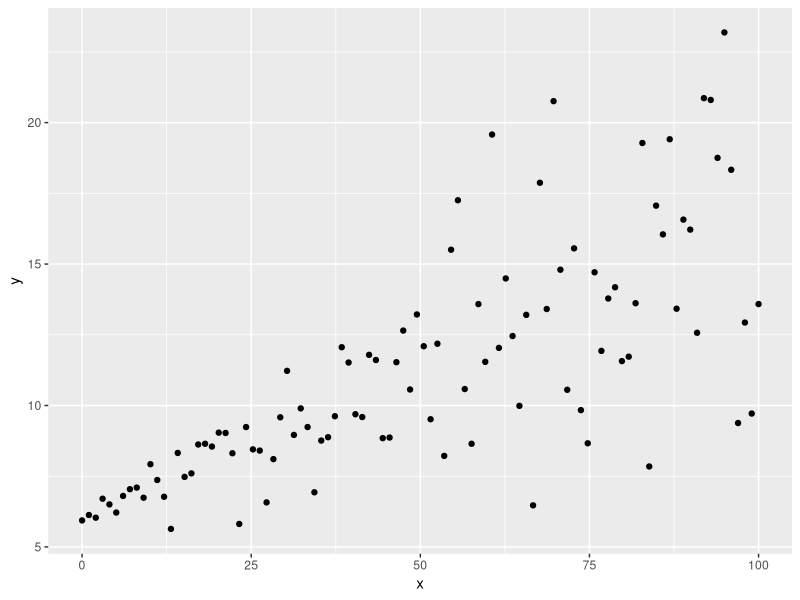
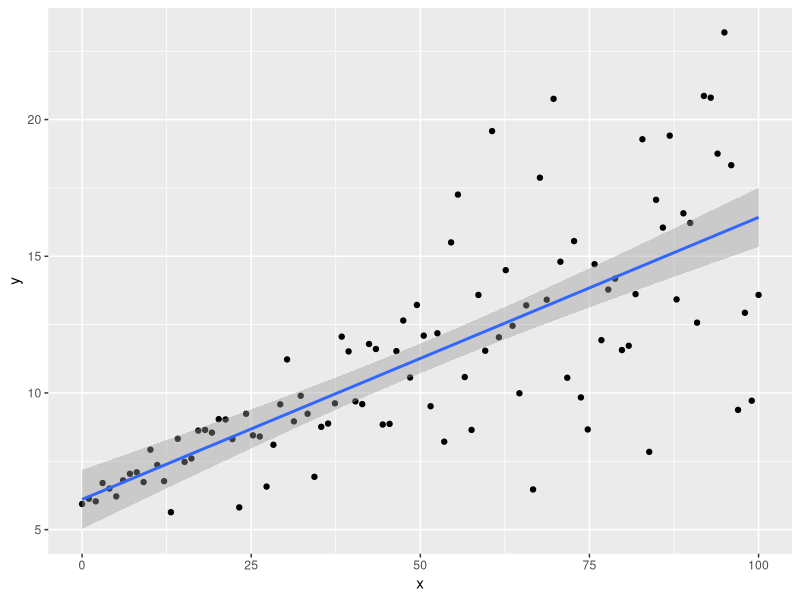
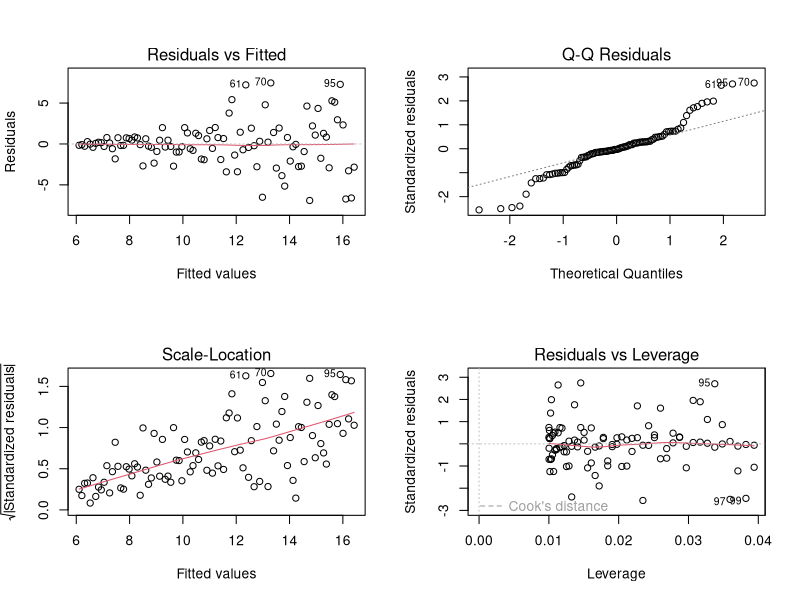
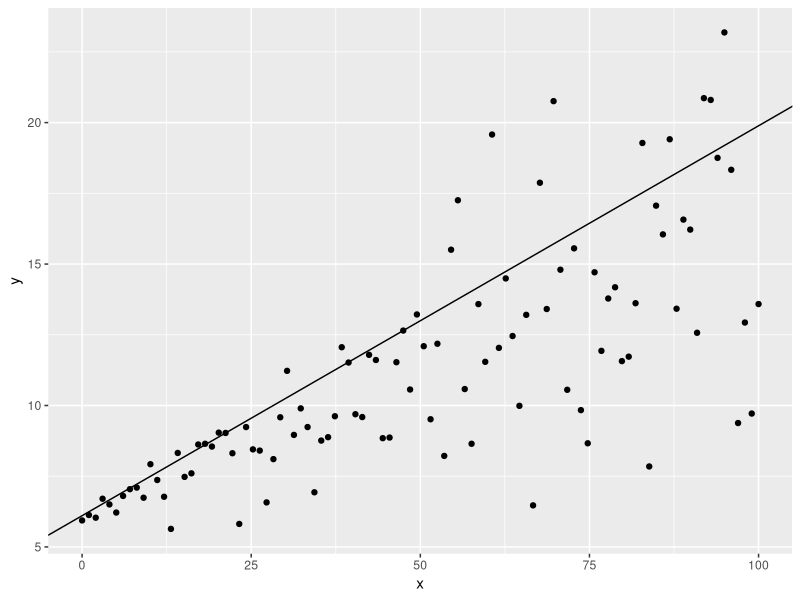

These charts were generated, in order, by the following R code:
# Exploring quantile regression and its advantages over linear regression
# Based on: https://library.virginia.edu/data/articles/getting-started-with-quantile-regression

# Clear environment
rm(list=ls())

# Set working directory and load libraries
setwd("~")
library(quantreg)
library(ggplot2)

# Create dataset that violates OLS assumption of constant variance
x <- seq(0, 100, length.out = 100)        # independent variable
sig <- 0.1 + 0.05 * x                     # non-constant variance
b_0 <- 6                                  # true intercept
b_1 <- 0.1                                # true slope
set.seed(1)                               # make the next line reproducible
e <- rnorm(100, mean = 0, sd = sig)       # normal random error with non-constant variance
y <- b_0 + b_1 * x + e                    # dependent variable
data <- data.frame(x, y)

# Plot to visualize, confirm heteroskedasticity
ggplot2::ggplot(data, aes(x, y)) +
  geom_point()

# Add linear regression with confidence interval to plot
ggplot2::ggplot(data, aes(x, y)) +
  ggplot2::geom_point() +
  ggplot2::geom_smooth(method="lm")

# Create linear regression model and inspect diagnostics
lr <- lm(y ~ x, data = data)
par(mfrow = c(2, 2))
plot(lr)

# Residuals vs Fitted: Relationship looks linear
# Q-Q Residuals: Residuals fairly normally distributed except for extremes of
# the distribution
# Scale-Location: Heteroskedasticity evident
# Residuals vs Leverage: Some values with a high cook's distance, but no obvious
# values to throw away.

# Just going through the motions here, this is all expected because, you know,
# we created the data.

# So, in our case, linear regression is an unbiased estimator, but statistical
# tests are unreliable as the standard error is unreliable.

# Let's test a quantile regression for the 80% percentile
qr8 <- quantreg::rq(y ~ x, data = data, tau = 0.8)
summary(qr8)

# Interesting, confidence intervals estimated using non-parametric rank test
# http://www.econ.uiuc.edu/~roger/research/ranks/ranks.pdf

# Plot the quantile regression
ggplot2::ggplot(data, aes(x , y)) +
  ggplot2::geom_point() + 
  ggplot2::geom_abline(intercept = coef(qr8)[1], slope = coef(qr8)[2])

# Let's test out a multiple quantile regression using the mtcars dataset
# MPG as a function of number of cylinders, engine volume (displacement), and
# vehicle weight regressing for the media.
qr <- quantreg::rq(mpg ~ cyl + disp + wt, data = mtcars, tau = 0.5)
summary(qr)

# Looks like in this additive model number of cylinders and weight are
# negatively related to median MPG (no big surprise), but engine volume doesn't
# have much/any explanatory power.

# This doesn't give me any estimate of statistical significance, but it seems
# there are other methods to estimate standard error that do
summary(qr, se = "iid")
summary(qr, se = "nid")
summary(qr, se = "boot")
summary(qr, se = "ker")